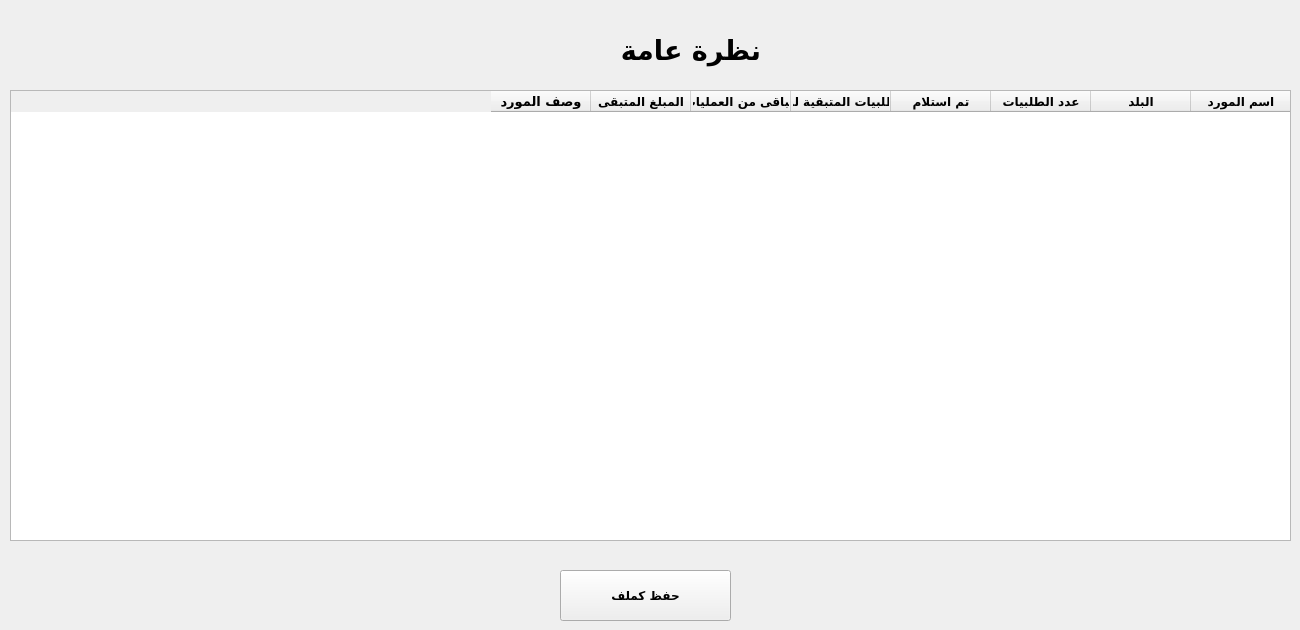
      <widget class="QWidget" name="tab_14">
       <attribute name="title">
        <string>نظرة عامة</string>
       </attribute>
       <widget class="QLabel" name="label_42">
        <property name="geometry">
         <rect>
          <x>620</x>
          <y>20</y>
          <width>141</width>
          <height>61</height>
         </rect>
        </property>
        <property name="font">
         <font>
          <family>Dubai</family>
          <pointsize>20</pointsize>
          <weight>75</weight>
          <bold>true</bold>
         </font>
        </property>
        <property name="text">
         <string>نظرة عامة </string>
        </property>
       </widget>
       <widget class="QTableWidget" name="tableWidget">
        <property name="geometry">
         <rect>
          <x>10</x>
          <y>90</y>
          <width>1281</width>
          <height>451</height>
         </rect>
        </property>
        <property name="layoutDirection">
         <enum>Qt::RightToLeft</enum>
        </property>
        <column>
         <property name="text">
          <string>اسم المورد</string>
         </property>
         <property name="font">
          <font>
           <family>Dubai</family>
           <weight>75</weight>
           <bold>true</bold>
          </font>
         </property>
        </column>
        <column>
         <property name="text">
          <string>البلد</string>
         </property>
         <property name="font">
          <font>
           <family>Dubai</family>
           <pointsize>9</pointsize>
           <weight>75</weight>
           <bold>true</bold>
          </font>
         </property>
        </column>
        <column>
         <property name="text">
          <string>عدد الطلبيات</string>
         </property>
         <property name="font">
          <font>
           <family>Dubai</family>
           <pointsize>9</pointsize>
           <weight>75</weight>
           <bold>true</bold>
          </font>
         </property>
        </column>
        <column>
         <property name="text">
          <string>تم استلام</string>
         </property>
         <property name="font">
          <font>
           <family>Dubai</family>
           <pointsize>9</pointsize>
           <weight>75</weight>
           <bold>true</bold>
          </font>
         </property>
        </column>
        <column>
         <property name="text">
          <string>الطلبيات المتبقية لديه</string>
         </property>
         <property name="font">
          <font>
           <family>Dubai</family>
           <pointsize>9</pointsize>
           <weight>75</weight>
           <bold>true</bold>
          </font>
         </property>
        </column>
        <column>
         <property name="text">
          <string>الباقى من العمليات</string>
         </property>
         <property name="font">
          <font>
           <family>Dubai</family>
           <pointsize>9</pointsize>
           <weight>75</weight>
           <bold>true</bold>
          </font>
         </property>
        </column>
        <column>
         <property name="text">
          <string>المبلغ المتبقى</string>
         </property>
         <property name="font">
          <font>
           <family>Dubai</family>
           <pointsize>9</pointsize>
           <weight>75</weight>
           <bold>true</bold>
          </font>
         </property>
        </column>
        <column>
         <property name="text">
          <string>وصف المورد</string>
         </property>
         <property name="font">
          <font>
           <family>Dubai</family>
           <pointsize>10</pointsize>
           <weight>75</weight>
           <bold>true</bold>
          </font>
         </property>
        </column>
       </widget>
       <widget class="QToolButton" name="toolButton_2">
        <property name="geometry">
         <rect>
          <x>560</x>
          <y>570</y>
          <width>171</width>
          <height>51</height>
         </rect>
        </property>
        <property name="font">
         <font>
          <family>Dubai</family>
          <pointsize>9</pointsize>
          <weight>75</weight>
          <bold>true</bold>
         </font>
        </property>
        <property name="text">
         <string>حفظ كملف</string>
        </property>
       </widget>
      </widget>
